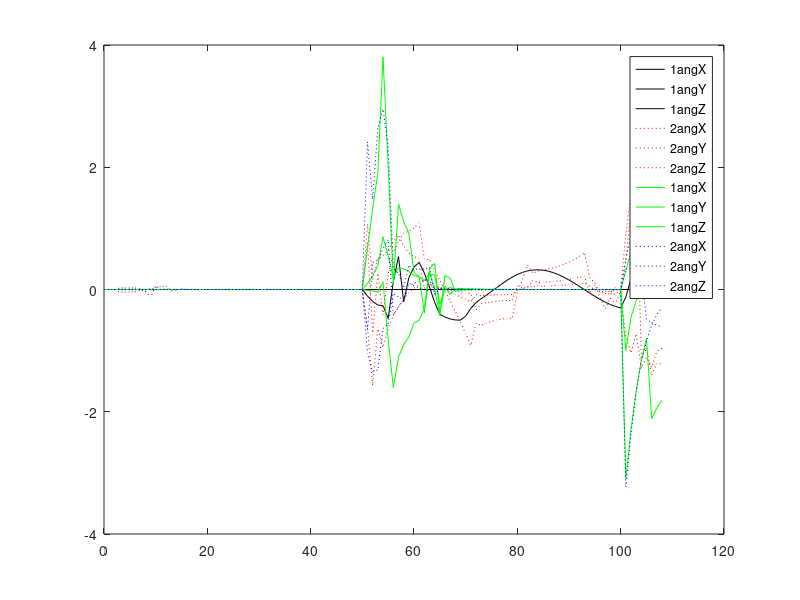

Source code (MATLAB):
readings1 = csvread("./2modules/reading1_1.csv");
readings2 = csvread("./2modules/reading2_1.csv");
readings3 = csvread("./2modules/reading3_1.csv");
readings4 = csvread("./2modules/reading4_1.csv");
x = 0:1:length(readings1(1:6:end))-1;
plot(
%    x, readings1(1:6:end), "-;1linX;",
%    x, readings1(2:6:end), "-;1linY;",
%    x, readings1(3:6:end), "-;1linZ;",
    x, readings1(4:6:end), "-k;1angX;",
    x, readings1(5:6:end), "-k;1angY;",
    x, readings1(6:6:end), "-k;1angZ;",
%    x, readings2(1:6:end), ":;2linX;",
%    x, readings2(2:6:end), ":;2linY;",
%    x, readings2(3:6:end), ":;2linZ;",
    x, readings2(4:6:end), ":r;2angX;",
    x, readings2(5:6:end), ":r;2angY;",
    x, readings2(6:6:end), ":r;2angZ;",
    x, readings3(4:6:end), "-g;1angX;",
    x, readings3(5:6:end), "-g;1angY;",
    x, readings3(6:6:end), "-g;1angZ;",
    x, readings4(4:6:end), ":b;2angX;",
    x, readings4(5:6:end), ":b;2angY;",
    x, readings4(6:6:end), ":b;2angZ;"
)